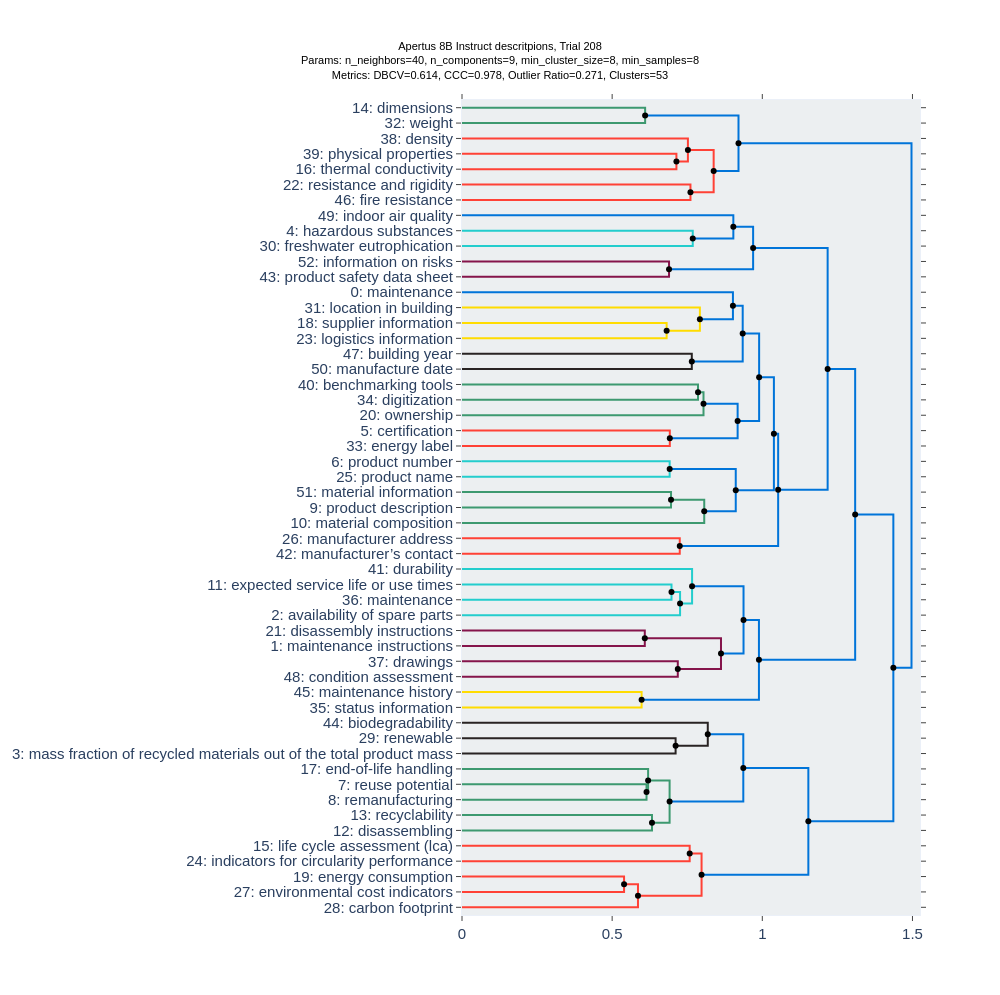

This figure's notebook cell:
### Code cell
# Define a mapping from topic label -> custom hover text
custom_hover_map = {}
for v, k in zip(data_points_per_description_topic, label_per_description_topic):
    other_data_points = []
    for point in v['data_points']:
        if point['data_point'] in other_data_points:
            continue
        other_data_points.append(point['data_point'])
    
    custom_hover_map[k] = ";<br>".join(other_data_points[1:6])

fig_hierarchy.update_layout(
    hoverlabel=dict(
        align='left',   # moves text inside hover box to the right
        bgcolor="white",
        font_size=12,
        font_family="Arial"
    )
)

for trace in fig_hierarchy.data:
    if hasattr(trace, "text") and trace.text is not None:
        trace.hovertext = [
            f"<span style='display:inline-block; width:100px'></span>{custom_hover_map.get(t, t)}"
            for t in trace.text
        ]
        #trace.hovertemplate = "%{hovertext}<extra></extra>"  # clean hover box


# Save or show the updated plot
fig_hierarchy.show()
